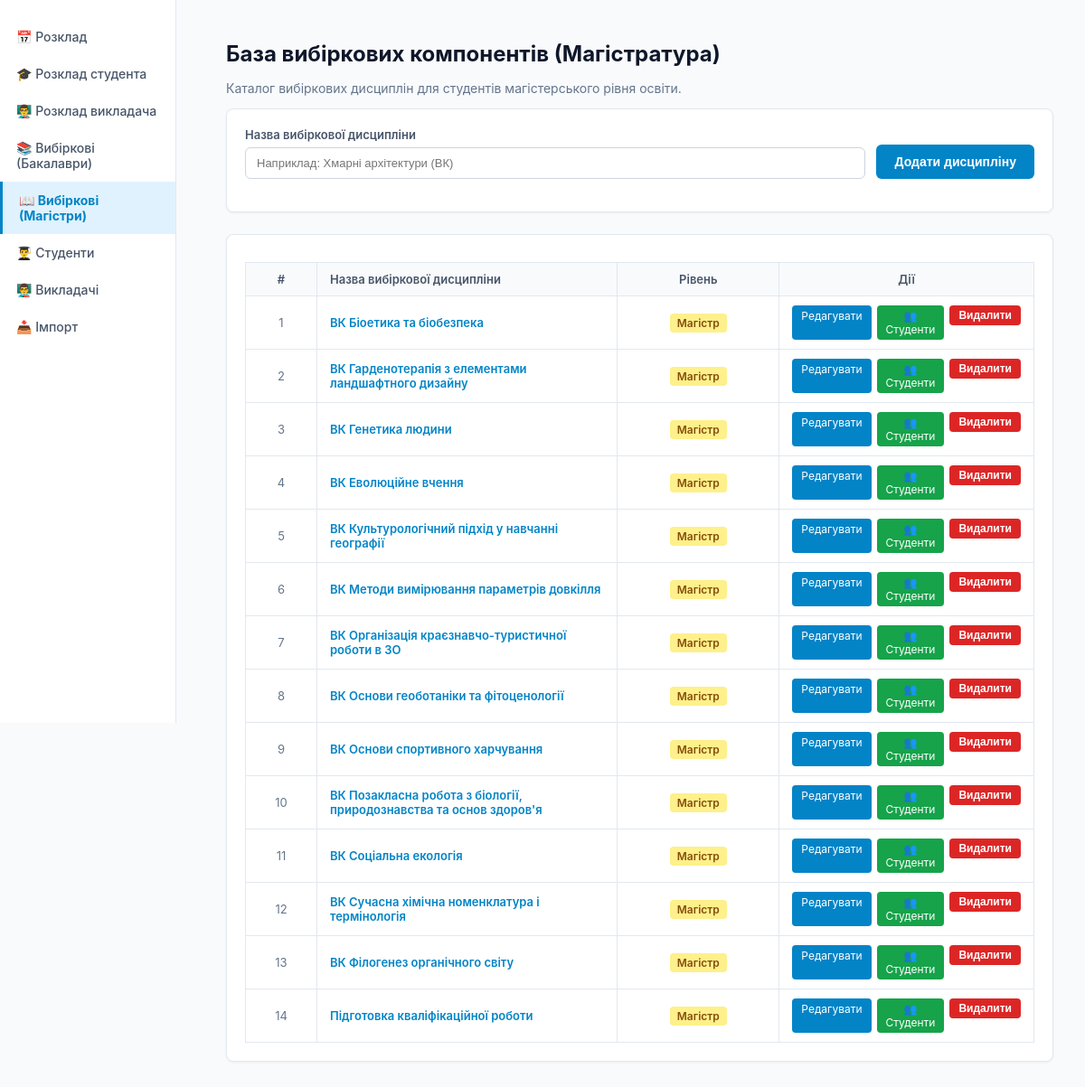
/time-table/selective/master/, run on the app's committed database.
### scheduler/models.py (models this page shows, shortened)
class Subject(models.Model):
    title = models.CharField(max_length=150, verbose_name="Назва дисципліни")
    is_elective = models.BooleanField(default=False, verbose_name="Вибірковий компонент")
    specialty = models.CharField(max_length=100, blank=True, default="", verbose_name="Спеціальність")
    students = models.ManyToManyField(Student, blank=True, related_name='selective_subjects', verbose_name="Студенти")
    LEVEL_CHOICES = [
        ('bachelor', 'Бакалавр'),
        ('master', 'Магістр'),
        ('postgraduate', 'Аспірант'),
    ]
    level = models.CharField(max_length=20, choices=LEVEL_CHOICES, default='bachelor', verbose_name="Освітній рівень")

### scheduler/views.py (the view, shortened to what this page needs)
# urls.py: path('time-table/selective/master/', views.selective_master_view, name='selective_master'),
def selective_master_view(request):
    edit_id = request.GET.get('edit')
    editing_subject = Subject.objects.filter(id=edit_id, level='master').first() if edit_id else None
    return render(request, "selective_master.html", {'subjects': Subject.objects.filter(is_elective=True, level='master').order_by('title'), 'editing_subject': editing_subject})

### scheduler/templates/selective_master.html (shortened to what this page needs)
﻿<!DOCTYPE html>
<html lang="uk">
<head>
</head>
<body>
    <div class="sidebar">
        <a href="/" class="sidebar-item">📅 Розклад</a>
        <a href="/time-table/student/" class="sidebar-item">🎓 Розклад студента</a>
        <a href="/time-table/teacher/" class="sidebar-item">👨‍🏫 Розклад викладача</a>
        <a href="/time-table/selective/bachelor/" class="sidebar-item">📚 Вибіркові (Бакалаври)</a>
        <a href="/time-table/selective/master/" class="sidebar-item active">📖 Вибіркові (Магістри)</a>
        <a href="/students/" class="sidebar-item">👨‍🎓 Студенти</a>
        <a href="/teachers/" class="sidebar-item">👨‍🏫 Викладачі</a>
        <a href="/import/" class="sidebar-item">📥 Імпорт</a>
    </div>
    <div class="main-content">
        <h1>База вибіркових компонентів (Магістратура)</h1>
        <p style="color: #64748b; margin-top: 0; font-size: 14px;">Каталог вибіркових дисциплін для студентів магістерського рівня освіти.</p>
        <div class="card">
            <form method="POST">
                <div class="form-row">
                    <div class="form-group">
                        <label class="field-label">Назва вибіркової дисципліни</label>
                        <input type="text" name="title" value="{% if editing_subject %}{{ editing_subject.title }}{% endif %}" placeholder="Наприклад: Хмарні архітектури (ВК)" required>
                    </div>
                    <div>
                        <button type="submit">{% if editing_subject %}Зберегти зміни{% else %}Додати дисципліну{% endif %}</button>
                    </div>
                </div>
            </form>
        </div>
        <div class="card">
            <table>
                <thead>
                    <tr>
                        <th style="width: 50px; text-align: center;">#</th>
                        <th>Назва вибіркової дисципліни</th>
                        <th style="width: 150px; text-align: center;">Рівень</th>
                        <th style="width: 140px; text-align: center;">Дії</th>
                    </tr>
                </thead>
                <tbody>
                    {% for s in subjects %}
                    <tr>
                        <td style="text-align: center; color: #64748b;">{{ forloop.counter }}</td>
                        <td style="font-weight: 600; color: #0284c7;">{{ s.title }}</td>
                        <td style="text-align: center;"><span style="background: #fef08a; color: #854d0e; padding: 3px 8px; border-radius: 4px; font-size: 12px; font-weight: 600;">Магістр</span></td>
                        <td style="text-align: center;">
                            <div class="actions" style="justify-content: center;">
                                <a href="?edit={{ s.id }}" class="btn-sm" style="background: #0284c7; color: #fff;">Редагувати</a>
                                <a href="/time-table/selective/subject/{{ s.id }}/students/" class="btn-sm" style="background: #16a34a; color: #fff;">👥 Студенти</a>
                                <form method="POST" style="display:inline;" onsubmit="return confirm('Видалити цю дисципліну?');">
                                    <button type="submit" class="btn-sm btn-danger" style="height: auto; padding: 4px 10px;">Видалити</button>
                                </form>
                            </div>
                        </td>
                    </tr>
                    {% empty %}
                    <tr>
                        <td colspan="4" class="empty">У базі магістрів ще немає вибіркових компонентів.</td>
                    </tr>
                    {% endfor %}
                </tbody>
            </table>
        </div>
    </div>
</body>
</html>

### scheduler/templates/selective_master.html (style rules this page uses)
body { font-family: -apple-system, BlinkMacSystemFont, "Segoe UI", Roboto, sans-serif; margin: 0; background: #f8fafc; color: #0f172a; }
.sidebar { position: fixed; top: 0; left: 0; width: 195px; height: 100vh; border-right: 1px solid #e2e8f0; padding-top: 20px; background: #fff; box-sizing: border-box; }
.sidebar-item { padding: 12px 18px; display: flex; align-items: center; gap: 8px; color: #475569; text-decoration: none; font-size: 14px; font-weight: 500; }
.sidebar-item.active { background: #e0f2fe; color: #0284c7; font-weight: bold; border-left: 3px solid #0284c7; }
.main-content { margin-left: 215px; padding: 25px 35px; max-width: 1000px; }
h1 { margin: 0 0 15px 0; font-size: 24px; font-weight: 700; color: #0f172a; }
.card { background: #fff; border: 1px solid #e2e8f0; border-radius: 8px; padding: 20px; box-shadow: 0 1px 3px rgba(0,0,0,0.05); margin-bottom: 24px; }
.form-row { display: flex; gap: 12px; align-items: flex-end; }
.form-group { flex: 1; }
.field-label { display: block; font-size: 13px; color: #475569; margin-bottom: 6px; font-weight: 600; }
input[type="text"] { width: 100%; padding: 9px 12px; border: 1px solid #cbd5e1; border-radius: 6px; box-sizing: border-box; font-size: 13px; background: #fff; }
button { background: #0284c7; color: #fff; border: none; font-weight: 600; cursor: pointer; padding: 9px 20px; border-radius: 6px; font-size: 14px; height: 38px; }
.btn-danger { background: #dc2626; }
table { width: 100%; border-collapse: collapse; margin-top: 10px; }
th, td { border: 1px solid #e2e8f0; padding: 10px 14px; text-align: left; font-size: 13px; }
th { background: #f8fafc; color: #475569; font-weight: 600; }
.actions { display: flex; gap: 6px; }
.btn-sm { padding: 4px 10px; font-size: 12px; height: auto; text-decoration: none; border-radius: 4px; display: inline-block; }

### data on the page
Subject: title "ВК Біоетика та біобезпека"
Subject: title "ВК Гарденотерапія з елементами ландшафтного дизайну"
Subject: title "ВК Генетика людини"
Subject: title "ВК Еволюційне вчення"
Subject: title "ВК Культурологічний підхід у навчанні географії"
Subject: title "ВК Методи вимірювання параметрів довкілля"
Subject: title "ВК Організація краєзнавчо-туристичної роботи в ЗО"
Subject: title "ВК Основи геоботаніки та фітоценології"
Subject: title "ВК Основи спортивного харчування"
Subject: title "ВК Позакласна робота з біології, природознавства та основ здоров'я"
Subject: title "ВК Соціальна екологія"
Subject: title "ВК Сучасна хімічна номенклатура і термінологія"
Subject: title "ВК Філогенез органічного світу"
Subject: title "Підготовка кваліфікаційної роботи"
